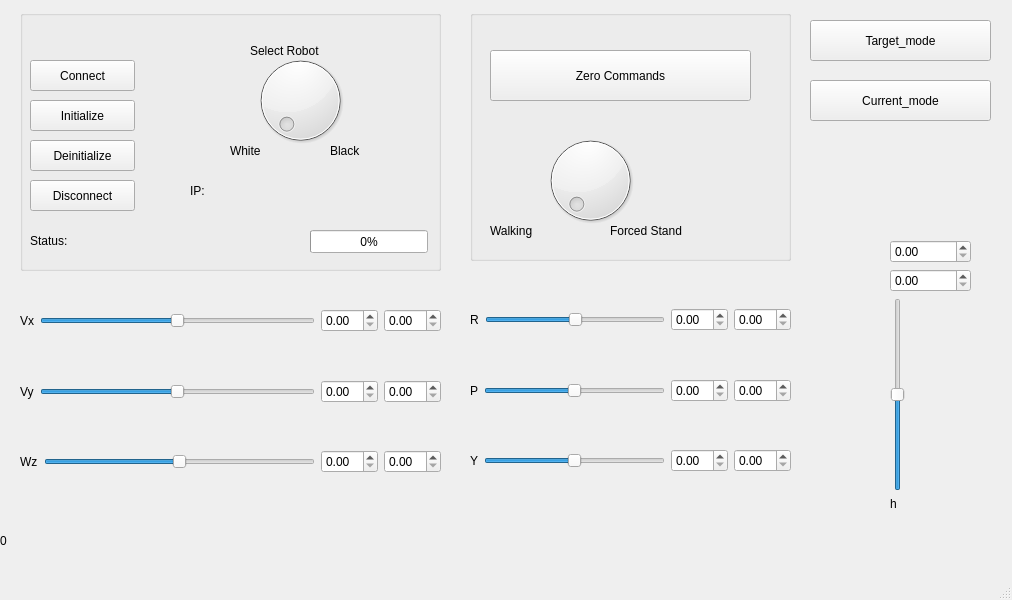
<?xml version="1.0" encoding="UTF-8"?>
<ui version="4.0">
 <class>MainWindow</class>
 <widget class="QMainWindow" name="MainWindow">
  <property name="geometry">
   <rect>
    <x>0</x>
    <y>0</y>
    <width>1012</width>
    <height>600</height>
   </rect>
  </property>
  <property name="windowTitle">
   <string>MainWindow</string>
  </property>
  <widget class="QWidget" name="centralwidget">
   <widget class="QWidget" name="horizontalLayoutWidget">
    <property name="geometry">
     <rect>
      <x>20</x>
      <y>290</y>
      <width>421</width>
      <height>61</height>
     </rect>
    </property>
    <layout class="QHBoxLayout" name="horizontalLayout">
     <item>
      <widget class="QLabel" name="label_3">
       <property name="text">
        <string>Vx</string>
       </property>
      </widget>
     </item>
     <item>
      <widget class="QSlider" name="horizontalSlider_forward_speed_">
       <property name="minimum">
        <number>-5</number>
       </property>
       <property name="maximum">
        <number>5</number>
       </property>
       <property name="orientation">
        <enum>Qt::Orientation::Horizontal</enum>
       </property>
      </widget>
     </item>
     <item>
      <widget class="QDoubleSpinBox" name="doubleSpinBox_forward_speed_"/>
     </item>
     <item>
      <widget class="QDoubleSpinBox" name="doubleSpinBox_read_vx_"/>
     </item>
    </layout>
   </widget>
   <widget class="QWidget" name="horizontalLayoutWidget_2">
    <property name="geometry">
     <rect>
      <x>20</x>
      <y>361</y>
      <width>421</width>
      <height>61</height>
     </rect>
    </property>
    <layout class="QHBoxLayout" name="horizontalLayout_2">
     <item>
      <widget class="QLabel" name="label_4">
       <property name="text">
        <string>Vy</string>
       </property>
      </widget>
     </item>
     <item>
      <widget class="QSlider" name="horizontalSlider_side_speed_">
       <property name="minimum">
        <number>-5</number>
       </property>
       <property name="maximum">
        <number>5</number>
       </property>
       <property name="orientation">
        <enum>Qt::Orientation::Horizontal</enum>
       </property>
      </widget>
     </item>
     <item>
      <widget class="QDoubleSpinBox" name="doubleSpinBox_side_speed_"/>
     </item>
     <item>
      <widget class="QDoubleSpinBox" name="doubleSpinBox_read_vy_"/>
     </item>
    </layout>
   </widget>
   <widget class="QWidget" name="horizontalLayoutWidget_3">
    <property name="geometry">
     <rect>
      <x>20</x>
      <y>431</y>
      <width>421</width>
      <height>61</height>
     </rect>
    </property>
    <layout class="QHBoxLayout" name="horizontalLayout_3">
     <item>
      <widget class="QLabel" name="label_5">
       <property name="text">
        <string>Wz</string>
       </property>
      </widget>
     </item>
     <item>
      <widget class="QSlider" name="horizontalSlider_yaw_speed_">
       <property name="minimum">
        <number>-5</number>
       </property>
       <property name="maximum">
        <number>5</number>
       </property>
       <property name="orientation">
        <enum>Qt::Orientation::Horizontal</enum>
       </property>
      </widget>
     </item>
     <item>
      <widget class="QDoubleSpinBox" name="doubleSpinBox_yaw_speed_"/>
     </item>
     <item>
      <widget class="QDoubleSpinBox" name="doubleSpinBox_read_wz_"/>
     </item>
    </layout>
   </widget>
   <widget class="QWidget" name="horizontalLayoutWidget_4">
    <property name="geometry">
     <rect>
      <x>470</x>
      <y>289</y>
      <width>321</width>
      <height>61</height>
     </rect>
    </property>
    <layout class="QHBoxLayout" name="horizontalLayout_4">
     <item>
      <widget class="QLabel" name="label_6">
       <property name="text">
        <string>R</string>
       </property>
      </widget>
     </item>
     <item>
      <widget class="QSlider" name="horizontalSlider_roll_">
       <property name="minimum">
        <number>-3</number>
       </property>
       <property name="maximum">
        <number>3</number>
       </property>
       <property name="orientation">
        <enum>Qt::Orientation::Horizontal</enum>
       </property>
      </widget>
     </item>
     <item>
      <widget class="QDoubleSpinBox" name="doubleSpinBox_roll_"/>
     </item>
     <item>
      <widget class="QDoubleSpinBox" name="doubleSpinBox_read_roll_"/>
     </item>
    </layout>
   </widget>
   <widget class="QWidget" name="horizontalLayoutWidget_5">
    <property name="geometry">
     <rect>
      <x>470</x>
      <y>360</y>
      <width>321</width>
      <height>61</height>
     </rect>
    </property>
    <layout class="QHBoxLayout" name="horizontalLayout_5">
     <item>
      <widget class="QLabel" name="label_7">
       <property name="text">
        <string>P</string>
       </property>
      </widget>
     </item>
     <item>
      <widget class="QSlider" name="horizontalSlider_pitch_">
       <property name="minimum">
        <number>-5</number>
       </property>
       <property name="maximum">
        <number>5</number>
       </property>
       <property name="orientation">
        <enum>Qt::Orientation::Horizontal</enum>
       </property>
      </widget>
     </item>
     <item>
      <widget class="QDoubleSpinBox" name="doubleSpinBox_pitch_"/>
     </item>
     <item>
      <widget class="QDoubleSpinBox" name="doubleSpinBox_read_pitch_"/>
     </item>
    </layout>
   </widget>
   <widget class="QWidget" name="horizontalLayoutWidget_6">
    <property name="geometry">
     <rect>
      <x>470</x>
      <y>430</y>
      <width>321</width>
      <height>61</height>
     </rect>
    </property>
    <layout class="QHBoxLayout" name="horizontalLayout_6">
     <item>
      <widget class="QLabel" name="label_8">
       <property name="text">
        <string>Y</string>
       </property>
      </widget>
     </item>
     <item>
      <widget class="QSlider" name="horizontalSlider_yaw_">
       <property name="minimum">
        <number>-5</number>
       </property>
       <property name="maximum">
        <number>5</number>
       </property>
       <property name="orientation">
        <enum>Qt::Orientation::Horizontal</enum>
       </property>
      </widget>
     </item>
     <item>
      <widget class="QDoubleSpinBox" name="doubleSpinBox_yaw_"/>
     </item>
     <item>
      <widget class="QDoubleSpinBox" name="doubleSpinBox_read_yaw_"/>
     </item>
    </layout>
   </widget>
   <widget class="QLabel" name="elapsed_time_label_">
    <property name="geometry">
     <rect>
      <x>0</x>
      <y>530</y>
      <width>111</width>
      <height>22</height>
     </rect>
    </property>
    <property name="text">
     <string>0</string>
    </property>
   </widget>
   <widget class="QWidget" name="verticalLayoutWidget">
    <property name="geometry">
     <rect>
      <x>890</x>
      <y>240</y>
      <width>81</width>
      <height>271</height>
     </rect>
    </property>
    <layout class="QVBoxLayout" name="verticalLayout">
     <item>
      <widget class="QDoubleSpinBox" name="doubleSpinBox_read_height_"/>
     </item>
     <item>
      <widget class="QDoubleSpinBox" name="doubleSpinBox_height_delta_"/>
     </item>
     <item>
      <widget class="QSlider" name="verticalSlider_height_delta_">
       <property name="minimum">
        <number>-16</number>
       </property>
       <property name="maximum">
        <number>16</number>
       </property>
       <property name="orientation">
        <enum>Qt::Orientation::Vertical</enum>
       </property>
      </widget>
     </item>
     <item>
      <widget class="QLabel" name="label_9">
       <property name="text">
        <string>h</string>
       </property>
      </widget>
     </item>
    </layout>
   </widget>
   <widget class="QGroupBox" name="groupBox">
    <property name="geometry">
     <rect>
      <x>470</x>
      <y>10</y>
      <width>321</width>
      <height>251</height>
     </rect>
    </property>
    <property name="title">
     <string/>
    </property>
    <widget class="QPushButton" name="pushButton_zero_commands_">
     <property name="geometry">
      <rect>
       <x>20</x>
       <y>40</y>
       <width>261</width>
       <height>51</height>
      </rect>
     </property>
     <property name="text">
      <string>Zero Commands</string>
     </property>
    </widget>
    <widget class="QDial" name="dial_change_operation_high_level_mode_">
     <property name="geometry">
      <rect>
       <x>70</x>
       <y>110</y>
       <width>101</width>
       <height>121</height>
      </rect>
     </property>
     <property name="maximum">
      <number>1</number>
     </property>
    </widget>
    <widget class="QLabel" name="label">
     <property name="geometry">
      <rect>
       <x>20</x>
       <y>210</y>
       <width>79</width>
       <height>22</height>
      </rect>
     </property>
     <property name="text">
      <string>Walking</string>
     </property>
    </widget>
    <widget class="QLabel" name="label_2">
     <property name="geometry">
      <rect>
       <x>140</x>
       <y>210</y>
       <width>111</width>
       <height>22</height>
      </rect>
     </property>
     <property name="text">
      <string>Forced Stand</string>
     </property>
    </widget>
   </widget>
   <widget class="QGroupBox" name="groupBox_2">
    <property name="geometry">
     <rect>
      <x>20</x>
      <y>10</y>
      <width>421</width>
      <height>261</height>
     </rect>
    </property>
    <property name="title">
     <string/>
    </property>
    <widget class="QPushButton" name="pushButton_disconnect_">
     <property name="geometry">
      <rect>
       <x>10</x>
       <y>170</y>
       <width>105</width>
       <height>31</height>
      </rect>
     </property>
     <property name="text">
      <string>Disconnect</string>
     </property>
    </widget>
    <widget class="QPushButton" name="pushButton_initialize_">
     <property name="geometry">
      <rect>
       <x>10</x>
       <y>90</y>
       <width>105</width>
       <height>31</height>
      </rect>
     </property>
     <property name="text">
      <string>Initialize</string>
     </property>
    </widget>
    <widget class="QPushButton" name="pushButton_connect_">
     <property name="geometry">
      <rect>
       <x>10</x>
       <y>50</y>
       <width>105</width>
       <height>31</height>
      </rect>
     </property>
     <property name="text">
      <string>Connect</string>
     </property>
    </widget>
    <widget class="QPushButton" name="pushButton_deinitialize_">
     <property name="geometry">
      <rect>
       <x>10</x>
       <y>130</y>
       <width>105</width>
       <height>31</height>
      </rect>
     </property>
     <property name="text">
      <string>Deinitialize</string>
     </property>
    </widget>
    <widget class="QDial" name="dial_select_robot_">
     <property name="geometry">
      <rect>
       <x>230</x>
       <y>30</y>
       <width>101</width>
       <height>121</height>
      </rect>
     </property>
     <property name="minimum">
      <number>1</number>
     </property>
     <property name="maximum">
      <number>3</number>
     </property>
    </widget>
    <widget class="QLabel" name="label_10">
     <property name="geometry">
      <rect>
       <x>210</x>
       <y>130</y>
       <width>51</width>
       <height>22</height>
      </rect>
     </property>
     <property name="text">
      <string>White</string>
     </property>
    </widget>
    <widget class="QLabel" name="label_12">
     <property name="geometry">
      <rect>
       <x>310</x>
       <y>130</y>
       <width>51</width>
       <height>22</height>
      </rect>
     </property>
     <property name="text">
      <string>Black</string>
     </property>
    </widget>
    <widget class="QLabel" name="label_11">
     <property name="geometry">
      <rect>
       <x>230</x>
       <y>30</y>
       <width>111</width>
       <height>22</height>
      </rect>
     </property>
     <property name="text">
      <string>Select Robot</string>
     </property>
    </widget>
    <widget class="QLabel" name="label_ip_">
     <property name="geometry">
      <rect>
       <x>170</x>
       <y>170</y>
       <width>201</width>
       <height>22</height>
      </rect>
     </property>
     <property name="text">
      <string>IP:</string>
     </property>
    </widget>
    <widget class="QLabel" name="label_status_">
     <property name="geometry">
      <rect>
       <x>10</x>
       <y>220</y>
       <width>201</width>
       <height>22</height>
      </rect>
     </property>
     <property name="text">
      <string>Status:</string>
     </property>
    </widget>
    <widget class="QProgressBar" name="progressBar_battery">
     <property name="geometry">
      <rect>
       <x>290</x>
       <y>220</y>
       <width>118</width>
       <height>23</height>
      </rect>
     </property>
     <property name="value">
      <number>0</number>
     </property>
    </widget>
   </widget>
   <widget class="QPushButton" name="pushButton_target_mode_">
    <property name="geometry">
     <rect>
      <x>810</x>
      <y>20</y>
      <width>181</width>
      <height>41</height>
     </rect>
    </property>
    <property name="text">
     <string>Target_mode</string>
    </property>
   </widget>
   <widget class="QPushButton" name="pushButton_current_mode_">
    <property name="geometry">
     <rect>
      <x>810</x>
      <y>80</y>
      <width>181</width>
      <height>41</height>
     </rect>
    </property>
    <property name="text">
     <string>Current_mode</string>
    </property>
   </widget>
  </widget>
  <widget class="QMenuBar" name="menubar">
   <property name="geometry">
    <rect>
     <x>0</x>
     <y>0</y>
     <width>1012</width>
     <height>27</height>
    </rect>
   </property>
  </widget>
  <widget class="QStatusBar" name="statusbar"/>
 </widget>
 <resources/>
 <connections/>
</ui>
